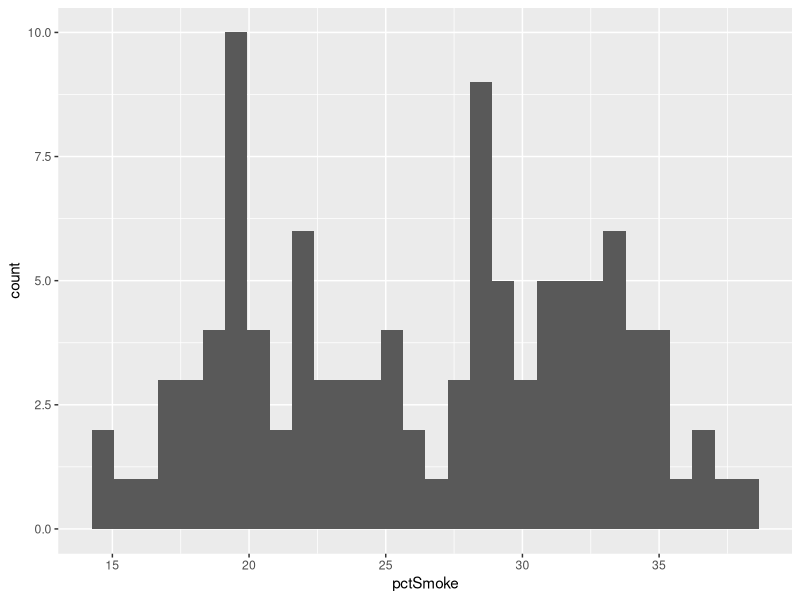

The R source for this figure:
## ---- chunk 1
# tidyverse packages
library(dplyr)    # data wrangling
library(ggplot2)  # data plotting
library(readr)    # work with csv files

# other packages
library(here)    # work with file paths
library(skimr)   # descriptive statistics
## ---- chunk 2
smoking <- read_csv(here("data", "stlSmoking.csv"))
## ---- chunk 3
glimpse(smoking)
## ---- chunk 4
skim(smoking)
## ---- chunk 5
ggplot() +
  geom_histogram(data = smoking, mapping = aes(pctSmoke))
